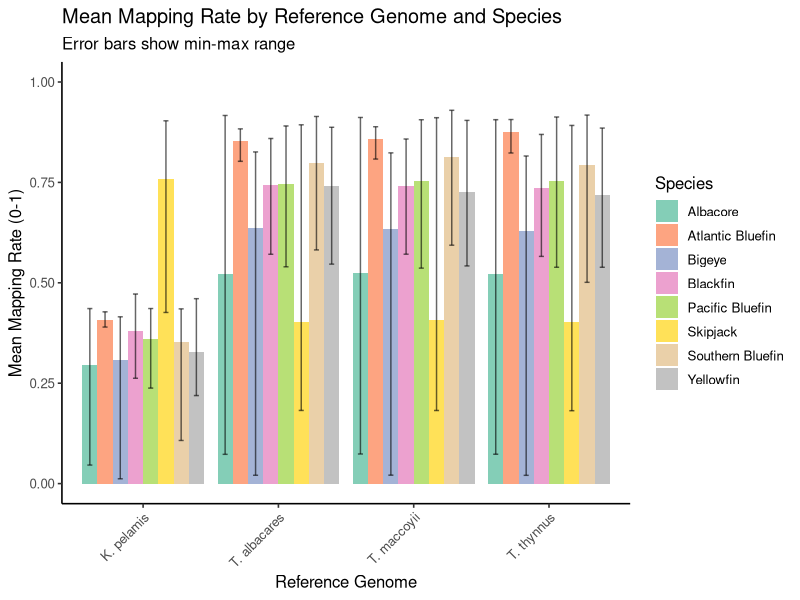
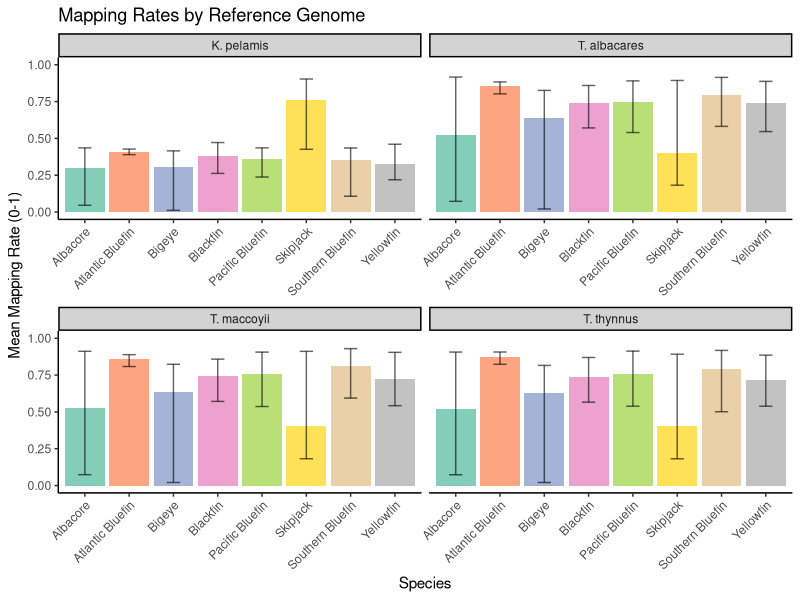
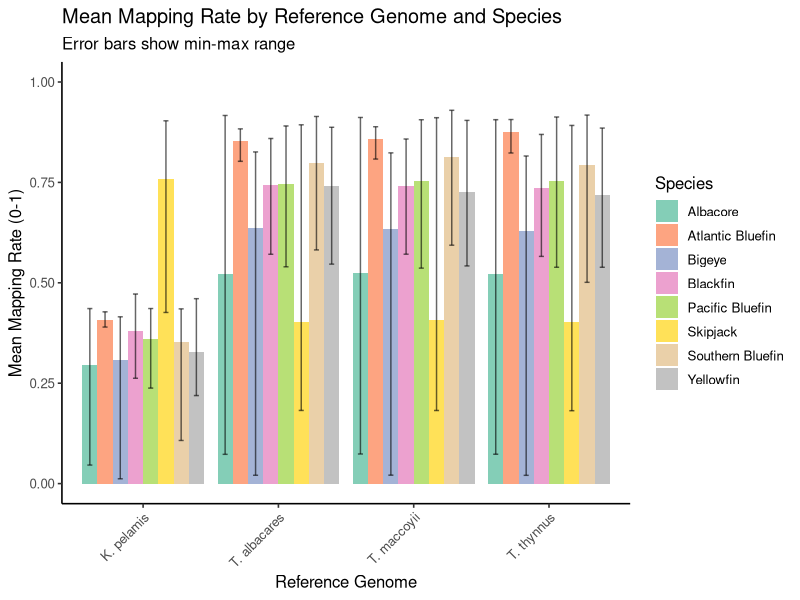

These charts were generated, in order, by the following R code: (Note: this script raises an error after producing the figures.)
## Mapping metrics visualization ##


# DATA LOADING & PREP -----------------------------------------------------

# Load required libraries
library(ggplot2)
library(dplyr)
library(tidyr)
library(cowplot)
library(viridis)
library(reshape2)

# Load mapping rate data and mapping metric data
mapping_metrics <- read.table("./data/mapping_metrics.txt", header = TRUE, sep = "\t", stringsAsFactors = FALSE)
mapping_rate <- read.table("./data/alignment_by_species.txt", header = TRUE, sep = "\t", stringsAsFactors = FALSE)

# Map species codes to full names
species_names <- c(
  "ALB" = "Albacore",
  "BET" = "Bigeye",
  "BFT" = "Atlantic Bluefin",
  "BKT" = "Blackfin",
  "PBT" = "Pacific Bluefin",
  "SBT" = "Southern Bluefin",
  "SKJ" = "Skipjack",
  "YFT" = "Yellowfin"
)

mapping_rate$Species_Full <- species_names[mapping_rate$Species]
mapping_metrics$Species_Full <- species_names[mapping_metrics$Species]

# Standardize & fix some species codes
mapping_metrics$Species <- toupper(mapping_metrics$Species)
mapping_metrics$Species <- gsub("^BE2$", "BET", mapping_metrics$Species)  # BE2 -> BET (Bigeye)
mapping_metrics$Species <- gsub("^BKF$", "BKT", mapping_metrics$Species)  # BKF -> BKT (Blackfin)
mapping_metrics$Species <- gsub("^PBF$", "PBT", mapping_metrics$Species)  # PBF -> PBT (Pacific Bluefin)
mapping_metrics$Species <- gsub("^SBF$", "SBT", mapping_metrics$Species)  # SBF -> SBT (Southern Bluefin)

# Clean up reference names
mapping_metrics <- mapping_metrics %>%
  mutate(
    Reference_Clean = gsub("_ref$", "", Reference),
    Reference_Clean = gsub("thunnus_albacares", "T. albacares", Reference_Clean),
    Reference_Clean = gsub("thunnus_maccoyii", "T. maccoyii", Reference_Clean),
    Reference_Clean = gsub("thunnus_thynnus", "T. thynnus", Reference_Clean),
    Reference_Clean = gsub("katsuwonus_pelamis", "K. pelamis", Reference_Clean)
  )

mapping_rate <- mapping_rate %>%
  mutate(
    Reference_Clean = gsub("_ref$", "", Reference),
    Reference_Clean = gsub("thunnus_albacares", "T. albacares", Reference_Clean),
    Reference_Clean = gsub("thunnus_maccoyii", "T. maccoyii", Reference_Clean),
    Reference_Clean = gsub("thunnus_thynnus", "T. thynnus", Reference_Clean),
    Reference_Clean = gsub("katsuwonus_pelamis", "K. pelamis", Reference_Clean)
  )


# 1. Mean Mapping Rate by Species and Reference ---------------------------

p1 <- ggplot(mapping_rate, aes(x = Reference_Clean, y = Mean_Alignment_Rate, fill = Species_Full)) +
  geom_bar(stat = "identity", position = position_dodge(0.9), alpha = 0.8) +
  geom_errorbar(aes(ymin = Min_Alignment_Rate, ymax = Max_Alignment_Rate),
                position = position_dodge(0.9), width = 0.3, alpha = 0.6) +
  labs(title = "Mean Mapping Rate by Reference Genome and Species",
       subtitle = "Error bars show min-max range",
       x = "Reference Genome",
       y = "Mean Mapping Rate (0-1)",
       fill = "Species") +
  theme_classic(base_size = 12) +
  theme(axis.text.x = element_text(angle = 45, hjust = 1),
        legend.position = "right") +
  scale_fill_brewer(palette = "Set2") +
  ylim(0, 1)
p1
ggsave("figures/mapping_rate_by_species_bars.png", p1, width = 12, height = 7, dpi = 300)


# 2. Mapping rates faceted by reference --------------------------------------


p2 <- ggplot(mapping_rate, aes(x = Species_Full, y = Mean_Alignment_Rate, fill = Species_Full)) +
  geom_bar(stat = "identity", alpha = 0.8) +
  geom_errorbar(aes(ymin = Min_Alignment_Rate, ymax = Max_Alignment_Rate),
                width = 0.3, alpha = 0.6) +
  facet_wrap(~Reference_Clean, ncol = 2, scales = "free_x") +
  labs(title = "Mapping Rates by Reference Genome",
       x = "Species",
       y = "Mean Mapping Rate (0-1)") +
  theme_classic(base_size = 11) +
  theme(axis.text.x = element_text(angle = 45, hjust = 1),
        legend.position = "none",
        strip.background = element_rect(fill = "lightgray")) +
  scale_fill_brewer(palette = "Set2") +
  ylim(0, 1)
p2
ggsave("figures/mapping_rate_faceted_by_reference.png", p3, width = 12, height = 10, dpi = 300)


# 3. Heatmap of Mean Mapping Rates ----------------------------------------


p3 <- ggplot(mapping_rate, aes(x = Reference_Clean, y = Species_Full, fill = Mean_Alignment_Rate)) +
  geom_tile(color = "white", linewidth = 1) +
  geom_text(aes(label = sprintf("%.1f", Mean_Alignment_Rate)), 
            color = "black", size = 3.5, fontface = "bold") +
  scale_fill_gradient2(low = "red", mid = "yellow", high = "green",
                       midpoint = 0.5, limits = c(0, 1),
                       name = "Mapping\nRate") +
  labs(title = "Mapping Rate Heatmap",
       subtitle = "Shows mean alignment rate for each species-reference combination",
       x = "Reference Genome",
       y = "Species") +
  theme_minimal(base_size = 12) +
  theme(axis.text.x = element_text(angle = 45, hjust = 1),
        panel.grid = element_blank())
p3
ggsave("figures/mapping_rate_heatmap.png", p2, width = 10, height = 8, dpi = 300)


# 4. Best Reference per Species -------------------------------------------


best_ref <- mapping_rate %>%
  group_by(Species_Full) %>%
  slice_max(order_by = Mean_Alignment_Rate, n = 1) %>%
  ungroup()

p4 <- ggplot(best_ref, aes(x = reorder(Species_Full, Mean_Alignment_Rate), 
                            y = Mean_Alignment_Rate, fill = Reference_Clean)) +
  geom_bar(stat = "identity", alpha = 0.8) +
  geom_text(aes(label = sprintf("%.1f", Mean_Alignment_Rate)),
            hjust = -0.2, size = 3.5) +
  coord_flip() +
  labs(title = "Best Reference Genome for Each Species",
       subtitle = "Showing highest mean mapping rate",
       x = "Species",
       y = "Mean Mapping Rate (0-1)",
       fill = "Best Reference") +
  theme_classic(base_size = 12) +
  scale_fill_brewer(palette = "Set1") +
  ylim(0, 1)
p4
ggsave("figures/best_reference_per_species.png", p4, width = 10, height = 7, dpi = 300)


# 5. Mean depth - grouped by species --------------------------------------


p5 <- ggplot(mapping_metrics, aes(x = Reference_Clean, y = Mean_Depth, fill = Species_Full)) +
  geom_boxplot(alpha = 0.7) +
  geom_jitter(width = 0.2, alpha = 0.4, size = 1) +
  labs(title = "Mean Coverage Depth by Reference Genome and Species",
       x = "Reference Genome",
       y = "Mean Depth (X)",
       fill = "Species") +
  theme_classic(base_size = 12) +
  theme(axis.text.x = element_text(angle = 45, hjust = 1),
        legend.position = "right") +
  scale_fill_brewer(palette = "Set2")
p5
ggsave("figures/mean_depth_by_species.png", p3, width = 12, height = 7, dpi = 300)


# 6. Mean depth - average ----------------------------------------------------


depth_summary <- mapping_metrics %>%
  group_by(Reference_Clean) %>%
  summarise(Mean_Depth_Overall = mean(Mean_Depth, na.rm = TRUE),
            SD_Depth = sd(Mean_Depth, na.rm = TRUE),
            N = n())

p6 <- ggplot(depth_summary, aes(x = Reference_Clean, y = Mean_Depth_Overall, fill=Reference_Clean)) +
  geom_bar(stat = "identity", alpha = 0.8) +
  geom_errorbar(aes(ymin = pmax(0, Mean_Depth_Overall - SD_Depth),
                    ymax = Mean_Depth_Overall + SD_Depth),
                width = 0.3, linewidth = 0.8) +
  geom_text(aes(label = paste0("n=", N)), vjust = -0.5, size = 3) +
  labs(title = "Average Coverage Depth by Reference Genome",
       x = "Reference Genome",
       y = "Mean Depth (X)",
       fill = "Reference") +
  theme_classic(base_size = 12) +
  scale_fill_brewer(palette = "Set1") +
  theme(axis.text.x = element_text(angle = 45, hjust = 1))
p6
ggsave("figures/mean_depth_overall.png", p4, width = 8, height = 6, dpi = 300)


# 7. Breadth (1X) - grouped by species ------------------------------------


p7 <- ggplot(mapping_metrics, aes(x = Reference_Clean, y = Breadth_1x, fill = Species_Full)) +
  geom_boxplot(alpha = 0.7) +
  geom_jitter(width = 0.2, alpha = 0.4, size = 1) +
  labs(title = "Genome Breadth (≥1X) by Reference and Species",
       x = "Reference Genome",
       y = "Breadth of Coverage (%)",
       fill = "Species") +
  theme_classic(base_size = 12) +
  theme(axis.text.x = element_text(angle = 45, hjust = 1),
        legend.position = "right") +
  scale_fill_brewer(palette = "Set2") +
  ylim(0, 105)
p7
ggsave("figures/breadth_1x_by_species.png", p5, width = 12, height = 7, dpi = 300)


# 8. Breadth (1X) - average -----------------------------------------------


breadth_summary <- mapping_metrics %>%
  group_by(Reference_Clean) %>%
  summarise(Mean_Breadth_1x = mean(Breadth_1x, na.rm = TRUE),
            SD_Breadth_1x = sd(Breadth_1x, na.rm = TRUE),
            N = n())

p8 <- ggplot(breadth_summary, aes(x = Reference_Clean, y = Mean_Breadth_1x, fill=Reference_Clean)) +
  geom_bar(stat = "identity", alpha = 0.8) +
  geom_errorbar(aes(ymin = pmax(0, Mean_Breadth_1x - SD_Breadth_1x),
                    ymax = pmin(100, Mean_Breadth_1x + SD_Breadth_1x)),
                width = 0.3, linewidth = 0.8) +
  geom_text(aes(label = paste0("n=", N)), vjust = -0.5, size = 3) +
  labs(title = "Average Genome Breadth (≥1X) by Reference",
       x = "Reference Genome",
       y = "Mean Breadth (%)", 
       fill = "Reference") +
  theme_classic(base_size = 12) +
  scale_fill_brewer(palette = "Set1")+
  theme(axis.text.x = element_text(angle = 45, hjust = 1)) +
  ylim(0, 105)
p8
ggsave("figures/breadth_1x_overall.png", p6, width = 8, height = 6, dpi = 300)


# 9. Mean mapping quality - grouped by species ----------------------------


# Filter out NA values for mapping quality
mapq_data <- mapping_metrics %>% filter(!is.na(Mean_MapQ) & Mean_MapQ > 0)

p9 <- ggplot(mapq_data, aes(x = Reference_Clean, y = Mean_MapQ, fill = Species_Full)) +
  geom_boxplot(alpha = 0.7) +
  geom_jitter(width = 0.2, alpha = 0.4, size = 1) +
  labs(title = "Mean Mapping Quality by Reference and Species",
       x = "Reference Genome",
       y = "Mean MAPQ",
       fill = "Species") +
  theme_classic(base_size = 12) +
  theme(axis.text.x = element_text(angle = 45, hjust = 1),
        legend.position = "right") +
  scale_fill_brewer(palette = "Set2") +
  geom_hline(yintercept = 30, linetype = "dashed", color = "red", alpha = 0.5)
p9
ggsave("figures/mean_mapq_by_species.png", p7, width = 12, height = 7, dpi = 300)


# 10. Mean mapping quality - average --------------------------------------


mapq_summary <- mapq_data %>%
  group_by(Reference_Clean) %>%
  summarise(Mean_MapQ_Overall = mean(Mean_MapQ, na.rm = TRUE),
            SD_MapQ = sd(Mean_MapQ, na.rm = TRUE),
            N = n())

p10 <- ggplot(mapq_summary, aes(x = Reference_Clean, y = Mean_MapQ_Overall, fill=Reference_Clean)) +
  geom_bar(stat = "identity", alpha = 0.8) +
  geom_errorbar(aes(ymin = pmax(0, Mean_MapQ_Overall - SD_MapQ),
                    ymax = Mean_MapQ_Overall + SD_MapQ),
                width = 0.3, linewidth = 0.8) +
  geom_text(aes(label = paste0("n=", N)), vjust = -0.5, size = 3) +
  labs(title = "Average Mapping Quality by Reference",
       x = "Reference Genome",
       y = "Mean MAPQ") +
  theme_classic(base_size = 12) +
  theme(axis.text.x = element_text(angle = 45, hjust = 1)) +
  scale_fill_brewer(palette="Set1")+
  geom_hline(yintercept = 30, linetype = "dashed", color = "red", alpha = 0.5)
p10
ggsave("figures/mean_mapq_overall.png", p8, width = 8, height = 6, dpi = 300)


# 11. Multi-panel summary plot --------------------------------------------

summary_plot <- plot_grid(p4, p6, p8, p10, 
                          ncol = 2, nrow = 2,
                          labels = c("A", "B", "C", "D"),
                          label_size = 14)
summary_plot
ggsave("figures/summary_all_metrics.png", summary_plot, width = 14, height = 12, dpi = 300)

